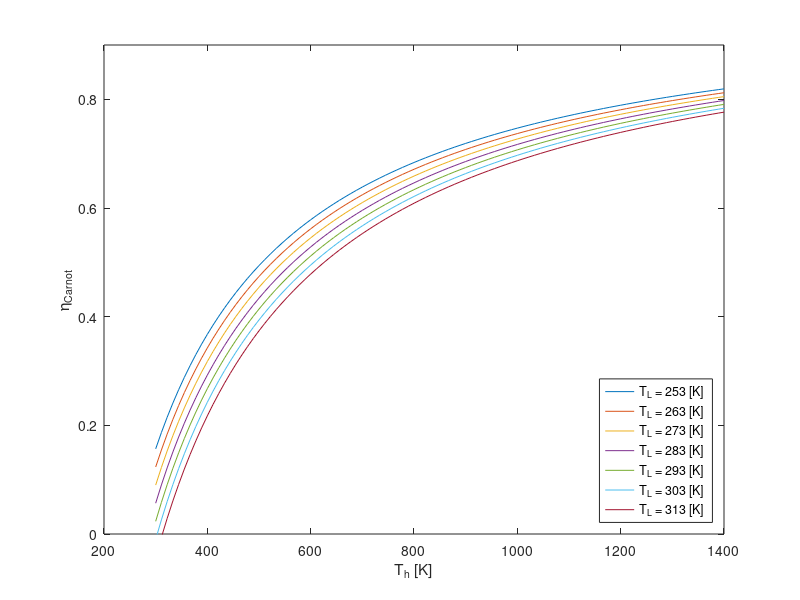

This figure's MATLAB source:
clear all 
close all
clc

T_H = linspace(300,1400,100);
T_L = [253 263 273 283 293 303 313];

for i = 1:length(T_L)
    for j = 1:length(T_H) 
        eta_carnot(j) = 1 - (T_L(i)/T_H(j)); 
    end
    plot(T_H,eta_carnot);
    hold on  
end

xlabel('T_h [K]');
ylabel('\eta_{Carnot}');
ylim([0 0.9])
set(gcf,'color','white')
legend('T_L = 253 [K]', 'T_L = 263 [K]', 'T_L = 273 [K]', 'T_L = 283 [K]', 'T_L = 293 [K]', 'T_L = 303 [K]', 'T_L = 313 [K]','Location','southeast');